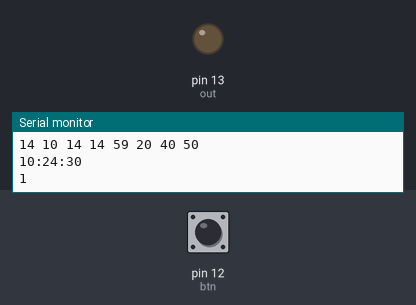
Bench run of a sketch on a simulated Arduino Uno, built with avr-gcc and run on an emulated ATmega328P. Shown: output pins drawn as LEDs (lit = HIGH), the last lines printed to the serial monitor. The inputs (shaded band) are chosen by the test bench; at power-on: pin 12 (btn) HIGH. The local clock reads 2024-03-15 10:24:30 at power-on unless the sketch sets it.

Above: at 1.8 s.
1.9 s: pin 12 (btn) pulled LOW for 0.6 s
At 2.3 s:
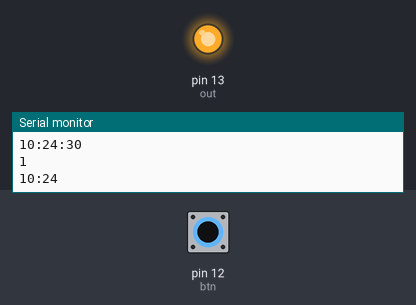
Timing chart, 0 to 4.9 s (numbered marks = the images above; inputs shaded):
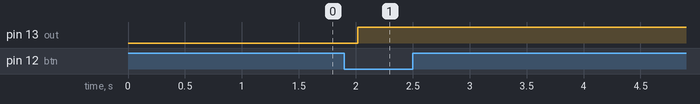

The sketch:

Timer_Switch.ino
```cpp
/* Schematics - easyeda.com/praveen.elumalai/timer_switch
   github - github.com/praveens-git/Timer_Switch_RTC/

   Arduino      DS3231
   A5       -     SCL
   A4       -     SDA.

   pin13 - OUTPUT to Relay.
   pin12 - button (optional).

   before starting Every thing check whether the day and time is correct.
*/

#include <Wire.h>
#include <RTC.h>

static DS3231 RTC;

int curr_hr, curr_min, curr_sec = 0;

int RunTime = 3; // Please Mention it in Minutes
char Time1[5] = "14:59";
char Time2[5] = "10:20";
char Time3[5] = "14:40";
char Time4[5] = "14:50";

int eh, em = 0;

int t1h, t2h, t3h, t4h, t1m, t2m, t3m, t4m;

const int out = 13;
const int btn = 12;

bool btn_state = false;

void setup()
{
  pinMode(out, OUTPUT);
  pinMode(btn, INPUT_PULLUP);
  digitalWrite(out, LOW);
  Serial.begin(9600);
  RTC.begin();
  getTime();
  getTimers();
  Serial.print(curr_hr);
  Serial.print(":");
  Serial.print(curr_min);
  Serial.print(":");
  Serial.println(curr_sec);
  Serial.println(RTC.isRunning());
}

void getTime() {
  curr_hr = int(RTC.getHours());
  curr_min = int(RTC.getMinutes());
  curr_sec = int(RTC.getSeconds());
}

void getTimers() {
  t1h = (((Time1[0]-'0') * 10) + (Time1[1]-'0'));
  t2h = (((Time2[0]-'0') * 10) + (Time2[1]-'0'));
  t3h = (((Time3[0]-'0') * 10) + (Time3[1]-'0'));
  t4h = (((Time4[0]-'0') * 10) + (Time4[1]-'0'));
  t1m = (((Time1[3]-'0') * 10) + (Time1[4]-'0'));
  t2m = (((Time2[3]-'0') * 10) + (Time2[4]-'0'));
  t3m = (((Time3[3]-'0') * 10) + (Time3[4]-'0'));
  t4m = (((Time4[3]-'0') * 10) + (Time4[4]-'0'));
  Serial.print(t1h);
  Serial.print(" ");
  Serial.print(t2h);
  Serial.print(" ");
  Serial.print(t3h);
  Serial.print(" ");
  Serial.print(t4h);
  Serial.print(" ");
  Serial.print(t1m);
  Serial.print(" ");
  Serial.print(t2m);
  Serial.print(" ");
  Serial.print(t3m);
  Serial.print(" ");
  Serial.println(t4m);

}

void calcEnd() {
  em = curr_min + RunTime;
  eh = curr_hr;
  if (em > 60) {
    em = em - 60;
    eh = eh + 1;
  }
}

void StartDevice() {
  digitalWrite(out, HIGH);
  calcEnd();
  Serial.print(curr_hr);
  Serial.print(":");
  Serial.println(curr_min);
  bool Run = true;
  while (Run) {
    getTime();
    if ((curr_hr == eh) && (curr_min == em)) {
      digitalWrite(out, LOW);
      Run = false;
    }
    delay(500);
  }
  Serial.print(curr_hr);
  Serial.print(":");
  Serial.println(curr_min);
}

void loop() {
  getTime();
  btn_state = !digitalRead(btn);
  if ((curr_hr == t1h) || (curr_hr == t2h) || (curr_hr == t3h) || (curr_hr == t4h) || btn_state) {
    if ((curr_min == t1m) || (curr_min == t2m) || (curr_min == t3m) || (curr_min == t4m) || btn_state) {
      btn_state = false;
      StartDevice();
    }
  }
  delay(500);
}
```

Measured:
- after the input at 1.9 s, pin 13 (out): LOW → HIGH after 0.12 s
